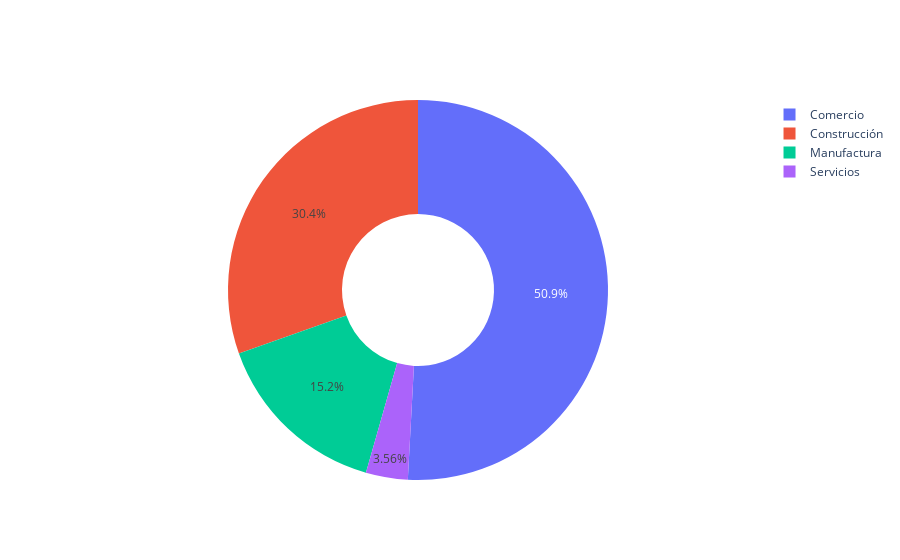

This figure's notebook cell:
### Code cell
import plotly.graph_objects as go

labels = ['Comercio', 'Construcción', 'Manufactura', 'Servicios']
values = [Ocurrency[0], Ocurrency[1], Ocurrency[2], Ocurrency[3]]

# Use `hole` to create a donut-like pie chart
fig = go.Figure(data=[go.Pie(labels=labels, values=values, hole=.4)])
fig.show()

### Figure 1 — Plotly figure (JSON) as saved in the notebook; plotly's stock layout.template omitted (floating-point values rounded to 4 significant figures)
{"data": [{"hole": 0.4, "labels": ["Comercio", "Construcción", "Manufactura", "Servicios"], "type": "pie", "values": [1013, 606, 302, 71]}], "layout": {}}
